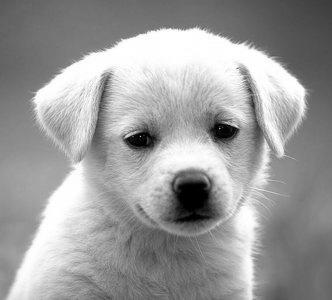
#> input picture FrequencyFilter/images/img0.jpg, 332 x 300 px, found by its file name
$ python Image_Kernel_FindEdge.py
#> lines starting #> are read from the running program, lines starting #| are printed output that depends on the picture
import cv2
import numpy as np
from matplotlib import pyplot as plt
img = cv2.imread("./images/img0.jpg",0)
#> img is the input picture: shape (300, 332); min 0, max 255, mean 155.7

kernel = np.array([[-1,-2,-1],[0,0,0],[1,2,1]]) #پیدا کردن لبه های افقی
kernel2 = np.array([[-1,0,1],[-2,0,2],[-1,0,1]]) #پیدا کردن لبه های عمودی
dst = cv2.filter2D(img,-1,kernel)
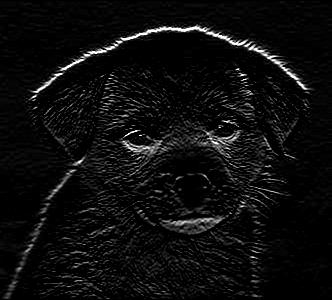
#> dst: shape (300, 332); min 0, max 255, mean 13
dst2 = cv2.filter2D(img,-1,kernel2)
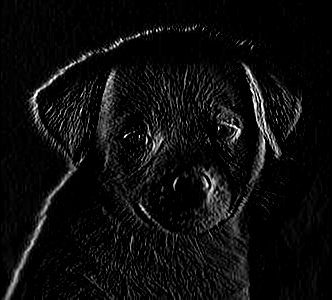
#> dst2: shape (300, 332); min 0, max 255, mean 13.2
plt.subplot(1,3,1),plt.imshow(img,cmap='gray'),plt.title('Original')
plt.xticks([]), plt.yticks([])
plt.subplot(1,3,2),plt.imshow(dst,cmap='gray'),plt.title('EdgeHorizontal')
plt.xticks([]), plt.yticks([])
plt.subplot(1,3,3),plt.imshow(dst2,cmap='gray'),plt.title('EdgeVertical')
plt.xticks([]), plt.yticks([])
plt.show()
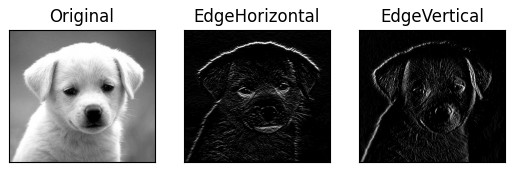
#> figure drawn by matplotlib, 3 panels

$ run again, with FrequencyFilter/images/img1.jpg copied over FrequencyFilter/images/img0.jpg
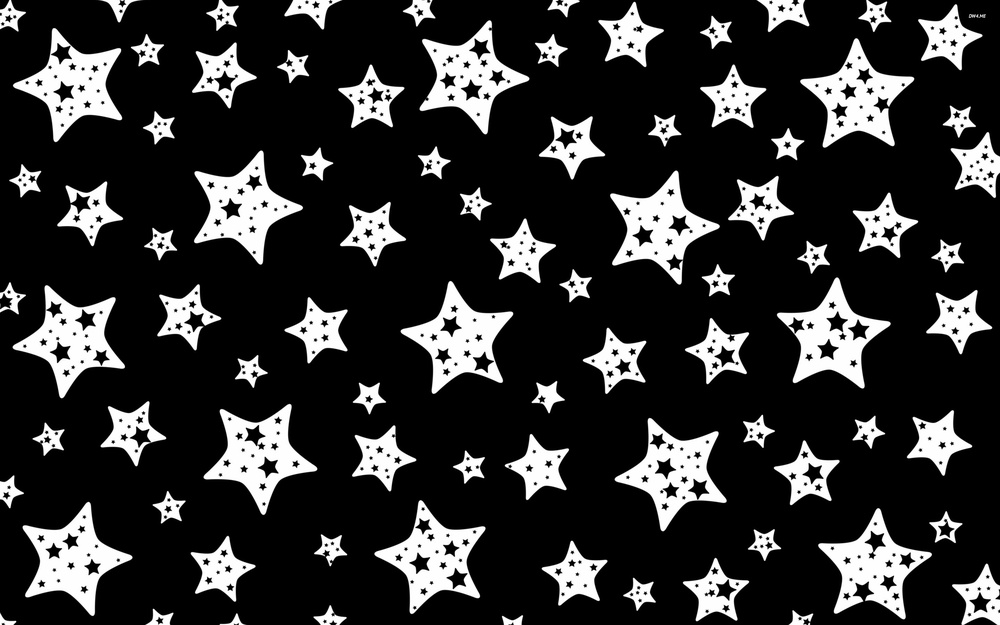
#> input picture FrequencyFilter/images/img1.jpg, 1000 x 625 px, shrunk from 2880 x 1800 before the run, found by its file name
#> img is the input picture: shape (625, 1000); min 0, max 255, mean 49.8
#> `dst2 = cv2.filter2D(img,-1,kernel2)`:
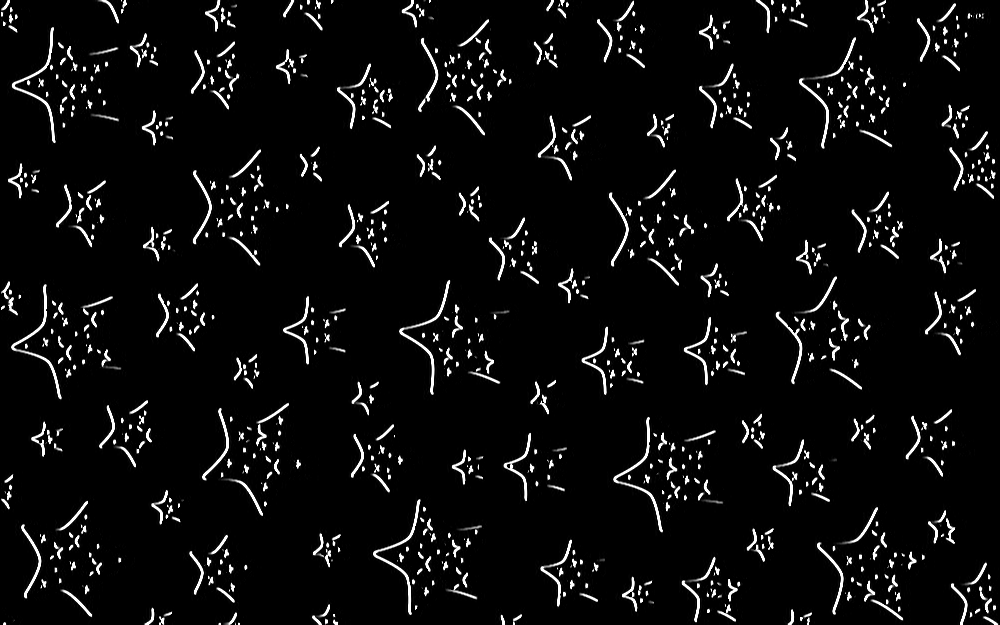
#> dst2: shape (625, 1000); min 0, max 255, mean 13.6
#> `plt.show()`:
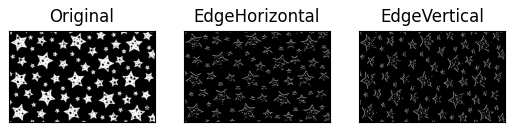
#> figure drawn by matplotlib, 3 panels
